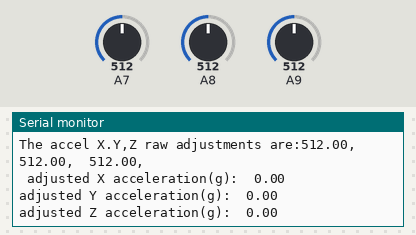
Simulated run of this sketch. Board: Arduino Mega 2560, built with avr-gcc and run on an emulated ATmega2560. Parts: the last lines printed to the serial monitor. The test bench sets the inputs (shaded band); at power-on: A7 = 512, A8 = 512, A9 = 512.

Above: at 14.1 s.
14.2 s: A7 set to 685
At 14.89 s:
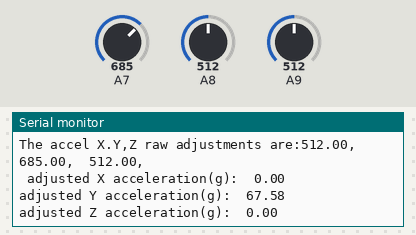
17.2 s: A8 set to 685
At 17.6 s:
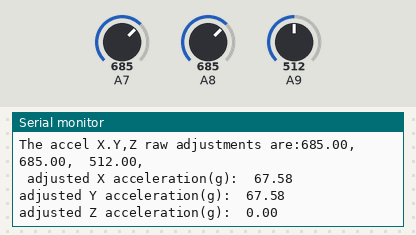
18.7 s: A9 set to 685
At 19.23 s:
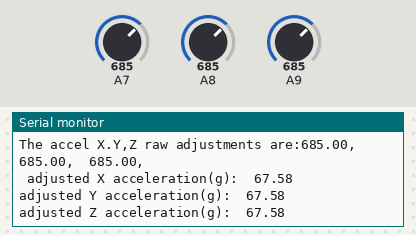
20.2 s: A7 set to 900
At 20.86 s:
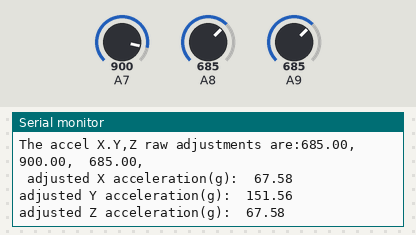
23.2 s: A8 set to 665
At 23.57 s:
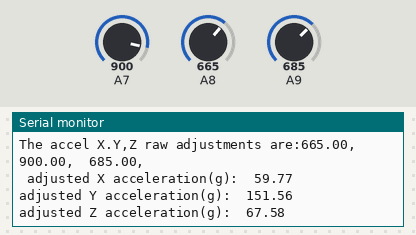
24.7 s: A9 set to 665
At 25.2 s:
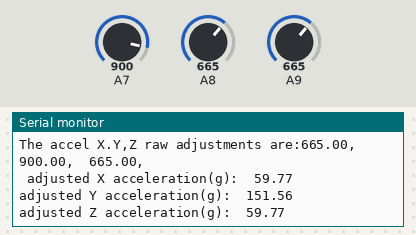
Timing chart, 0 to 27.2 s (numbered marks = the images above; inputs shaded):
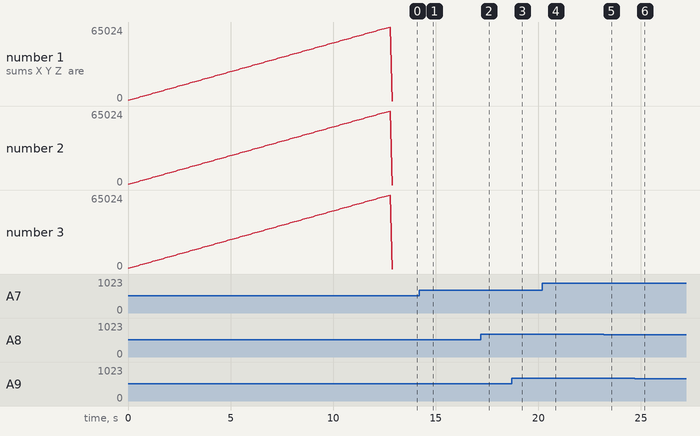

The sketch:

ADXL377_Code_modifiedCalibrationTests.ino
```cpp
/* -------------------------REFERENCES:---------------------------
  ADXL377 github: https://github.com/sparkfun/ADXL377_Breakout

 ***** Different methods:*****

  1. in depth theory & in depth steps used to calibrate:
  https://thecavepearlproject.org/2015/05/22/calibrating-any-compass-or-accelerometer-for-arduino/

  2. finding Voltage for x,y,z:

  a:
  https://ez.analog.com/mems/f/q-a/89030/how-to-calibrate-accelerometer-adxl377?ReplySortBy=CreatedDate&ReplySortOrder=Ascending

  b:
  https://www.element14.com/community/community/design-challenges/sudden-impact/blog/2015/05/05/part31--head-impact-detection-adxl377

  3. EQUATION foud here==> accelX_adjusted= ((rawX-zero_g_X)*3.3/1023)/0.0065
  https://forum.arduino.cc/index.php?topic=520719.0

  4.Since 1g isnt enough to calibrate,must create a centrifuge jig to make a much larger G force than 1g:

  https://www.youtube.com/watch?v=RYN-mzIscuQ&t=21s

  5.To drop the accelerometer from a known height and measure the negative acceleration at impact:
  https://forums.adafruit.com/viewtopic.php?f=19&p=752303&fbclid=IwAR2wKB7B49n-Rz2C8WZWP2jweHY9zh97KGPw9wSY28SHVdt4LBs9rHWZEVk

  6.Adafruits Method of Calibration(doesnt work):
  https://learn.adafruit.com/adafruit-analog-accelerometer-breakouts/calibration-and-programming#gravity-as-a-calibration-reference-4-3
  7. using std deviation and error constants from hand calcs
  -------------------------------------------------------------------
*/

#include <stdio.h>
#include <stdint.h>
#include <string.h>
#include <Wire.h>
#include <math.h>

//---------------MPU-AXL377 Global Variables------------------------------
//#define Maxcount 200

// Make sure these two variables are correct for your setup
int scale = 200; // 3 (±3g) for ADXL337, 200 (±200g) for ADXL377
float accel_volt = 5.0; // assigning accel. input voltage type
float AccelRaw_MAX, AccelRaw_zerog;


unsigned int sumX, sumY, sumZ = 0; // unsigned int, otherwise last 7 digits makes sum <0 , also sum should never be< 0 w/ raw values


int i,  Maxcount = 200, count = 0;
float AvgRawAccelx, AvgRawAccely, AvgRawAccelz;
float deviationX, deviationY, deviationZ, Deviation, DeviationX , DeviationY, DeviationZ, SumDeviationX, SumDeviationY, SumDeviationZ;

float Min_rawY = 512, Max_rawY = 512, Min_rawZ = 512, Max_rawZ = 512, Min_rawX = 512, Max_rawX = 512;


//METHOD: using statistics equations:
float adjusted_gAccel_X, adjusted_gAccel_Y, adjusted_gAccel_Z;
float accelXcount, Xaccel = 0;
char debug_accelDeviation = 'Y';  // debug for calc. average accel. deviation in setup function while loop
unsigned int RawArray_X[200], RawArray_Y[200], RawArray_Z[200];

//--------------------------------------------------------

char debug = 'Y';// 'Y' if debugging and printing all testing values to serial monitor
int t = 0;

void setup() {
  /*
    "analogReference(EXTERNAL)":-------------?

    Tells the arduino that the reference volt value is not 3.3V or 5V, when using an
    external batt source thats not 3.3 or 5v.
  */
  //analogReference(EXTERNAL); // use if power source isnt 3.3 or 5v--------?
  Serial.begin(115200);


  // -------------Assigning sensor type:-------------
  if (accel_volt = 5.0)
  {
    AccelRaw_MAX = 1024;
    AccelRaw_zerog = AccelRaw_MAX / 2;

  }
  else if (accel_volt = 3.3)
  {
    AccelRaw_MAX = 675;
    AccelRaw_zerog = AccelRaw_MAX / 2;

  }
  //--------------Calibrating: --------------
  unsigned int rawX = analogRead(A8);
  unsigned int rawY = analogRead(A7);
  unsigned int  rawZ = analogRead(A9);

  while (count <= Maxcount)
  {

    sumX += rawX;
    sumY += rawY;
    sumZ += rawZ;

    RawArray_X[count] = sumX;
    RawArray_Y[count] = sumY;
    RawArray_Z[count] = sumZ;
    if (debug_accelDeviation == 'Y')
    {
      Serial.print(F("At count: ")); Serial.print(count);
      Serial.print(F("  The raw accel sums(X,Y,Z) are:"));
      Serial.print(RawArray_X[count]);
      Serial.print(",  ");
      Serial.print(RawArray_Y[count]);
      Serial.print(",  ");
      Serial.println(RawArray_Z[count]);
    }

    /*
       The last couple of digits printed reveals that there is something wrong
       with serial or the code... therefore, i will add a condition below, to break the loop when
       the count and sum is at a specific value onwards.

    */

    // The condition, determining which sum gets screwed up 1st(X,Y,or Z):

    if ((RawArray_X[count] < RawArray_X[count - 1]))
    {
      sumX = RawArray_X[count - 1];
      sumY = RawArray_Y[count - 1];
      sumZ = RawArray_Z[count - 1];

      if (debug == 'Y')
      {
        Serial.println(F("Last rawZ accel sums is invalid, at count:"));
        Serial.println(count);
        Serial.println(F("The new sumX is:"));
        Serial.print(sumX);

        Serial.println(F("The new sumY is:"));
        Serial.print(sumY);
        Serial.println(F("The new sumZ is:"));
        Serial.print(sumZ);
      }
      // clear RawArrays to save memory:
      memset(RawArray_X, 0, sizeof RawArray_X);
      memset(RawArray_Y, 0, sizeof RawArray_Y);
      memset(RawArray_Z, 0, sizeof RawArray_Z);
      break;

    }
    if (((RawArray_Y[count] < RawArray_Y[count - 1])))
    {
      sumX = RawArray_X[count - 1];
      sumY = RawArray_Y[count - 1];
      sumZ = RawArray_Z[count - 1];

      if (debug == 'Y')
      {
        Serial.println(F("Last rawZ accel sums is invalid, at count:"));
        Serial.println(count);
        Serial.println(F("The new sumX is:"));
        Serial.print(sumX);

        Serial.println(F("The new sumY is:"));
        Serial.print(sumY);
        Serial.println(F("The new sumZ is:"));
        Serial.print(sumZ);
      }
      // clear RawArrays to save memory:
      memset(RawArray_X, 0, sizeof RawArray_X);
      memset(RawArray_Y, 0, sizeof RawArray_Y);
      memset(RawArray_Z, 0, sizeof RawArray_Z);
      break;
    }

    if (((RawArray_Z[count] < RawArray_Z[count - 1])))
    {
      sumX = RawArray_X[count - 1];
      sumY = RawArray_Y[count - 1];
      sumZ = RawArray_Z[count - 1];

      if (debug == 'Y')
      {
        Serial.println(F("Last rawZ accel sums is invalid, at count:"));
        Serial.println(count);
        Serial.println(F("The new sumX is:"));
        Serial.print(sumX);

        Serial.println(F("The new sumY is:"));
        Serial.print(sumY);
        Serial.println(F("The new sumZ is:"));
        Serial.print(sumZ);
      }
      // clear RawArrays to save memory:
      memset(RawArray_X, 0, sizeof RawArray_X);
      memset(RawArray_Y, 0, sizeof RawArray_Y);
      memset(RawArray_Z, 0, sizeof RawArray_Z);
      break;

    }

    //---------Determining max and min raw accel. values:---------
    if (rawX < Min_rawX)
    {
      Min_rawX = rawX;
    }
    if (rawX > Max_rawX)
    {
      Max_rawX = rawX;
    }
    if (rawY < Min_rawY)
    {
      Min_rawY = rawY;
    }
    if (rawY > Max_rawY)
    {
      Max_rawY = rawY;
    }
    if (rawZ < Min_rawZ)
    {
      Min_rawZ = rawZ;
    }
    if (rawZ > Max_rawZ)
    {
      Max_rawZ = rawZ;
    }
    // applying alternative method==> deviation method:
    float mew1 = AccelRaw_zerog;//,mew2 = sumX/(count+1);
    deviationX += rawX - mew1;
    deviationY += rawY - mew1;
    deviationZ += rawZ - mew1;
    //Serial.println(deviationX);


    count = count + 1;
    delay(100);
  }
  // AVG. DEVIATION:
  DeviationX = deviationX / count; //for accelX
  DeviationY = deviationY / count;
  DeviationZ = deviationZ / count;
  // Get raw accelerometer data for each axis
  if (debug_accelDeviation == 'Y')
  {
    Serial.println("");
    Serial.println(rawX);
    Serial.println(rawY);
    Serial.println(rawZ);


    Serial.print(F("min and max rawX,Y,Z value respectively are:") );
    Serial.print(Min_rawX);
    Serial.print("-" );
    Serial.print(Max_rawX);
    Serial.print(",  ");
    Serial.print(Min_rawY);
    Serial.print("-" );
    Serial.print(Max_rawY);
    Serial.print(",  ");
    Serial.print(Min_rawZ);
    Serial.print("-" );
    Serial.println(Max_rawZ);
  }


}


void loop() {
  // raw Accel is an unsigned int to make sure values received are from 0-AccelRaw_MAX
  unsigned int rawX = analogRead(A8);
  unsigned int rawY = analogRead(A7);
  unsigned int  rawZ = analogRead(A9);

  float AVG_AccelDeviation[3] = {DeviationX , DeviationY, DeviationZ}; // note make sure to run before launch so that AVG_AccelDeviation could be calc
  /* ---------- methods for AVG_Accel input:------

    1. use const. obtained from previous calcs for now
    2. set to {AvgRawAccelx ,AvgRawAccely,AvgRawAccelz} or set to set to {DeviationX,DeviationY,DeviationZ}
    note make sure to run before launch so that avgRawAccel could be calc
  */
  float AccelAdjustment[3] ;
  unsigned int rawAccelArray[3] = {rawX, rawY, rawZ};
  int ii;


  if (rawX < Min_rawX)
  {
    Min_rawX = rawX;
  }
  if (rawX > Max_rawX)
  {
    Max_rawX = rawX;
  }
  if (rawY < Min_rawY)
  {
    Min_rawY = rawY;
  }
  if (rawY > Max_rawY)
  {
    Max_rawY = rawY;
  }
  if (rawZ < Min_rawZ)
  {
    Min_rawZ = rawZ;
  }
  if (rawZ > Max_rawZ)
  {
    Max_rawZ = rawZ;
  }


  AvgRawAccelx = sumX / count;

  AvgRawAccely = sumY / count;


  AvgRawAccelz = sumZ / count;


  for (ii = 0; ii < sizeof(AVG_AccelDeviation) / 4; ii++) // sizeof function shows size in #of bytes
  {


    AccelAdjustment[ii] = rawAccelArray[ii] - AVG_AccelDeviation[ii]; //-(AVG_Accel[ii]-AccelRaw_zerog);// adjustment set up so that if avg accel is >1 than  subtract and viceversa

  }


  adjusted_gAccel_X =   map_float(AccelAdjustment[0], 0, AccelRaw_MAX, -scale, scale);
  adjusted_gAccel_Y =   map_float(AccelAdjustment[1], 0, AccelRaw_MAX, -scale, scale);
  adjusted_gAccel_Z =   map_float(AccelAdjustment[2], 0, AccelRaw_MAX, -scale, scale);//template==> map_float(value,minOldRange,maxOldRange,minNewRange,MaxNewRange)
  //Serial.println("");
  if (debug == 'Y')
  {
    Serial.println(F("\n****************** ADXL377: ********************"));

    Serial.print(F("Raw Accel at 0g is:"));
    Serial.println(AccelRaw_zerog);

    // Get raw accelerometer data for each axis
    Serial.print(F("current rawAccel values are:"));
    Serial.print(rawX);
    Serial.print(", ");
    Serial.print(rawY);
    Serial.print(", ");
    Serial.println(rawZ);


    Serial.print(F("min and max rawX,Y,Z value respectively are:" ));
    Serial.print(Min_rawX);
    Serial.print("-" );
    Serial.print(Max_rawX);
    Serial.print(",  ");
    Serial.print(Min_rawY);
    Serial.print("-" );
    Serial.print(Max_rawY);
    Serial.print(",  ");
    Serial.print(Min_rawZ);
    Serial.print("-" );
    Serial.println(Max_rawZ);

    /* get AvgRawAccel values and AvgAccel values then subtract current values by that to get zero(basically make the
      AvgAccel the baseline 0; pretty sketchy calibration but its the best we got rn.

    */

    // rawAccel: currently using avg = 346,345,345 (x,y,z respectively)
    Serial.print(F("Average raw Accel(X,Y,Z) respectively are:" ));
    Serial.print(AvgRawAccelx);

    Serial.print(", " );
    Serial.print(AvgRawAccely);

    Serial.print(", " );
    Serial.println(AvgRawAccelz);

    Serial.print("The size of the avg accel array (in bytes) is:");

    Serial.println(sizeof(AVG_AccelDeviation));

    // Accel(using map function):


    Serial.print(F("Deviation X,Y,Z values respectively are:" ));
    Serial.print(DeviationX);
    Serial.print(",  " );
    Serial.print(DeviationY);
    Serial.print(", " );
    Serial.println(DeviationZ);
    Serial.print(F("The accel X.Y,Z raw adjustments are:"));
    for (ii = 0; ii < sizeof(AccelAdjustment) / 4; ii++)
    {
      Serial.print(AccelAdjustment[ii]);
      Serial.print(",  ");
    }

    Serial.print(F("\n adjusted X acceleration(g):  "));
    Serial.print(adjusted_gAccel_X);


    Serial.println(F(""));
    Serial.print(F("adjusted Y acceleration(g):  "));
    Serial.print(adjusted_gAccel_Y);

    Serial.println(F(""));


    Serial.print(F("adjusted Z acceleration(g):  "));
    Serial.print(adjusted_gAccel_Z);

    Serial.println(" ");


  }

  //================ apply lowpass filter: ====================================

  delay(500);


}


// FOR MPU-AXL377: arduino map function
//Converts rawAccel to volts or rawAccel to scaledAccel:
//from:https://ez.analog.com/mems/f/q-a/89030/how-to-calibrate-accelerometer-adxl377?ReplySortBy=CreatedDate&ReplySortOrder=Ascending
float map_float(float x, float minInput, float maxInput, float minOut, float maxOut)
{
  float conv;
  conv = (x - minInput) * (maxOut - minOut) / (maxInput - minInput) + minOut;
  return conv;
}

// Read "sampleSize" samples and report the average
float AVERAGE(float axisPin, int sampleSize)
{
  float reading = 0;

  analogRead(axisPin);
  delay(1);
  for (int i = 0; i < sampleSize; i++)
  {
    reading += axisPin;
  }
  float AVG_Reading = reading / sampleSize;
  return AVG_Reading;

}
// Filters Data through a low pass filter. Use "alpha" to adjust filter strength.
float LowPassFilter(float OldVal, float NewRawVal, float alpha)
{
  float ProcessedVal;
  ProcessedVal = alpha * OldVal + (NewRawVal) * (1 - alpha);
  return ProcessedVal;
}
```

Measured:
- after the input at 14.2 s, the serial monitor: prints a new line after 0.34 s (image 1)
- after the input at 17.2 s, the serial monitor: prints a new line after 0.06 s (image 2)
- after the input at 18.7 s, the serial monitor: prints a new line after 0.19 s (image 3)
- after the input at 20.2 s, the serial monitor: prints a new line after 0.31 s (image 4)
- after the input at 23.2 s, the serial monitor: prints a new line at once (image 5)
- after the input at 24.7 s, the serial monitor: prints a new line after 0.16 s (image 6)
